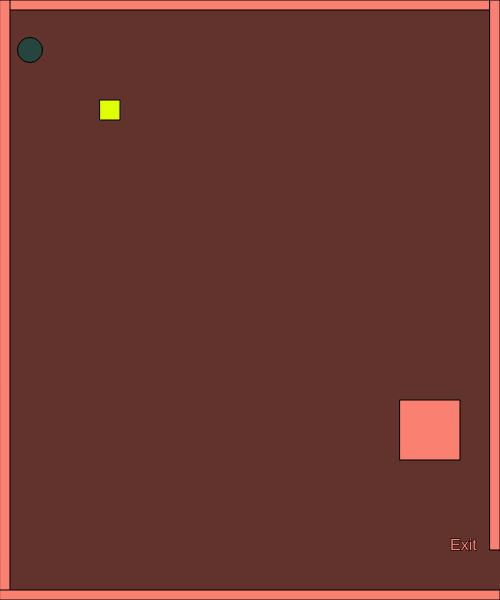
Frame 1 (no input)
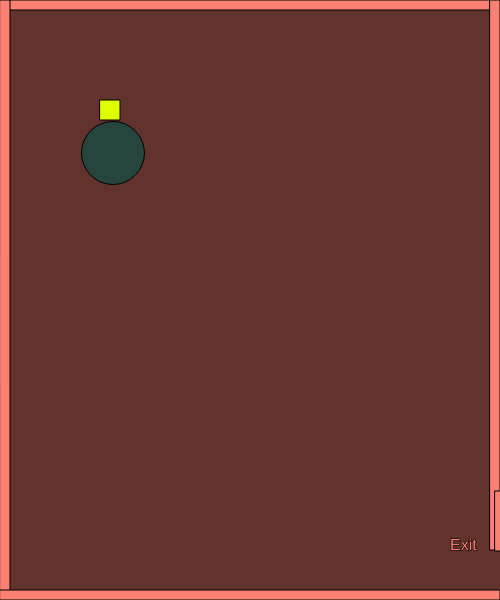
Frame 60 (no input)
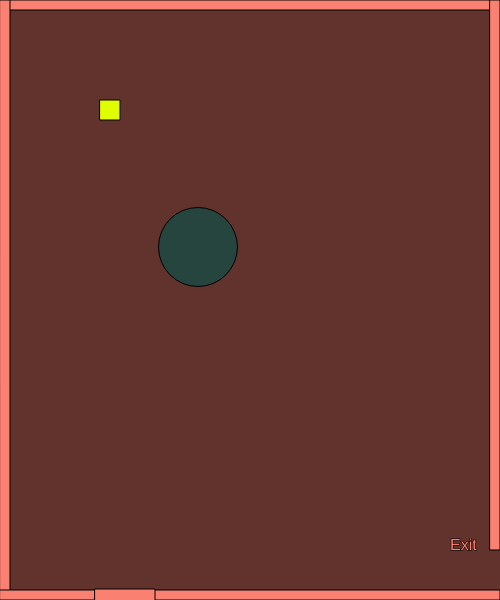
Frame 120 (the mouse pressed at the canvas centre since frame 60)

The p5.js sketch that drew these frames (run headless with seeded random() and noise() and a simulated clock; from frame 60 on, the mouse is pressed at the canvas centre):

// p5.js sketch
// ── sketch.js
// x and y for my character
var characterX = 100;
var characterY = 100;
// define the key codes for each letter
var w = 87; 
var s = 83;
var a = 65;
var d = 68;

// x and y for Moving Obstacles 1 & 2
var x = 30;
var y = 50;
var diameter = 25
var xSpeed;
var ySpeed;

var o = 400;
var p = 400;
var oSpeed;
var pSpeed;


// create a shape when the mouse is clicked
var mouseShapeX;
var mouseShapeY;
function setup()
{
    createCanvas(500, 600);
    // get a random speed when the it first starts
    xSpeed = Math.floor(Math.random() * (Math.floor(Math.random() * 5)) + 1);
    ySpeed = Math.floor(Math.random() * (Math.floor(Math.random() * 5)) + 1);
}

function draw()
{
    background(98,50,44);
    stroke(0);
    fill("#fa8072");
    // top border
    rect(0,0,width,10);
    // left border
    rect(0,0,10,height);
    // bottom border
    rect(0, height-10,width, 10);
    // right upper border
    rect(width-10,0,10,height-50);

    // exit message
    textSize(16);
    text("Exit", width-50,height-50)

    //character
    fill(223,255,0);
    rect(characterX,characterY,20);



    // handle the keys
    if(keyIsDown(w))
    {
        characterY -= 10;   
    }
    if(keyIsDown(s))
    {
        characterY += 10;   
    }
    if(keyIsDown(a))
    {
        characterX -= 10;   
    }
    if(keyIsDown(d))
    {
        characterX += 10;   
    }

    // Moving Obstacle 1
    fill("#26453e");
    // draw the shape
    circle(x, y, diameter);

    // if else stuff

      if (diameter <= 50) {
        diameter += 8;
      } else if (diameter == 100 || diameter <= 150) {
        diameter += 2;

      } else if (diameter != 200) {
        diameter = 25;
      }


     // get a random speed when the it first starts
     xSpeed = Math.floor(Math.random() * (Math.floor(Math.random() * 5)) + 1);
     ySpeed = Math.floor(Math.random() * (Math.floor(Math.random() * 5)) + 1);

    // move the shape
    x += xSpeed;
    y += ySpeed;
    // check to see if the shape has gone out of bounds
    if(x > width)
    {
        x = 0;
    }
    if(x < 0)
    {
        x = width;
    }
    if(y > height)
    {
        y = 0;
    }
    if(y < 0)
    {
        y = height;
    }

    // Moving Obstacle 2
    fill("#fa8072");
    // draw the shape
    rect(o, p, 60);


     // get a random speed when the it first starts
     oSpeed = Math.floor(Math.random() * (Math.floor(Math.random() * 5)) + 1);
     pSpeed = Math.floor(Math.random() * (Math.floor(Math.random() * 5)) + 1);

    // move the shape
    o += oSpeed;
    p += pSpeed;
    // check to see if the shape has gone out of bounds
    if(o > width)
    {
        o = 0;
    }
    if(o < 0)
    {
        o = width;
    }

    if(p > height)
    {p = 0;}

    if(p < 0)
    {p = height;}

    // check to see if the character has left the exit
    if(characterX > width && characterY > width-50)
    {
        fill("#fa8072");
        textSize(20);
        text("You did it! You beautiful square!", 100, 250);
    }

    // create the shape based on the mouse click
    fill("#fa8072");
    rect(mouseShapeX, mouseShapeY, 30);
}

function mouseClicked()
{
    fill("#fa8072")
    mouseShapeX = mouseX;
    mouseShapeY = mouseY;
}
// ── MovetheSquare.html
<html>
    <head>
        <title>Square Escape</title>
        <script src="p5.js"></script>
        <script src="Homework12.js"></script>
    </head>
    <body>

    </body>
</html>
